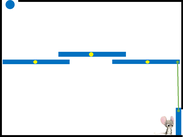
#> input picture images/Easy.png, 183 x 137 px, shrunk from 962 x 722 before the run, found by its file name
$ python MovementTest.py
#> lines starting #> are read from the running program, lines starting #| are printed output that depends on the picture; after the words box and inside, x2 and y2 are one past the last pixel; in counts of white or black regions, pixels touching at a corner belong together
### loader/ImageLoader.py
import os
from enum import Enum

import numpy as np
import cv2 as cv
from objects.Colors import Colors

class Difficulty(Enum):
    root_path = os.path.dirname(__file__)
    EASY = os.path.join(root_path, 'images', 'Easy.png')
    MEDIUM = os.path.join(root_path, "images", "Medium.png")
    MEDIUM_FAST = os.path.join(root_path, "images", "Medium_Fast.png")
    HARD = os.path.join(root_path, "images", "Hard.png")
    HARD_REV = os.path.join(root_path, "images", "Hard_Rev.png")
    TEST = os.path.join(root_path, "images", "Test.png")
    TEST_SMALL = os.path.join(root_path, "images", "Test_Small.png")
    TEST_SMALL_2 = os.path.join(root_path, "images", "Test_Small_2.png")
    TEST_5_1 = os.path.join(root_path, "images", "5_1.png")
    CENTEROID = os.path.join(root_path, "images", "Centeroid_Check.png")

    B = os.path.join(root_path, "images", "B.png")
    G = os.path.join(root_path, "images", "G.png")
    L = os.path.join(root_path, "images", "L.png")

    Dropandtip = os.path.join(root_path, "images", "DropAndTip.png")
    Liquid = os.path.join(root_path, "images", "Liquid.png")
    Liquid2 = os.path.join(root_path, "images", "Liquid_2.png")
    Scatter = os.path.join(root_path, "images", "Scatter.png")

def load_image(Difficulty):
    """
    Blue [255. 0. 0.]
    Yellow [255. 255. 0.]
    Green [0. 128. 0.]

    Black [0. 0. 0.]
    White [255. 255. 255.]

    Red discarded

    in BGR color space.

    :param Difficulty: Enum for images path
    :return: original_image, new_image(color matched), binary_image
    """
    print("Loading Image with difficulty : ", Difficulty.name)
    original_image = np.array(cv.imread(Difficulty.value))
#> original_image is the input picture: shape (137, 183, 3); mean B, G, R 239.7, 236.8, 231.9
    print("Image dimension : ", original_image.shape)
#| Image dimension :  (137, 183, 3)

    new_image, binary_image, color_matrix = aggregate_colors(original_image)

    return original_image, new_image, binary_image, color_matrix

# [42 lines left out: functions reload, reload_colors, not called in this run]


def aggregate_colors(image):
    """

    :param image: image in numpy array
    :return: new_image, integer_image(experimental)
    """
    new_img = np.zeros(shape=image.shape)
    binary_image = np.zeros(shape=(len(image), len(image[0])))
#> binary_image: shape (137, 183) float64; every value is 0

    # g, b(blue), y, w, d(black)
    color_matrix = np.zeros(shape=(len(image), len(image[0])), dtype=str)
    for row in range(len(image)):
        row_len = len(image[row])
        for pix in range(row_len):
            r = image[row][pix][2]
            g = image[row][pix][1]
            b = image[row][pix][0]

            # Black boost
            if r < 5 and g < 5 and b < 5:
                new_img[row][pix] = np.array([0., 0., 0.])
                color_matrix[row][pix] = "d"
            # White boost
            elif r > 250 and g > 250 and b > 250:
                new_img[row][pix] = np.array([255., 255., 255.])
                color_matrix[row][pix] = "w"

            # Blue designation
            elif r + 10 < b and g + 10 < b:
                # Yellow designation
                if g > 240 and r > 240:
                    new_img[row][pix] = np.array([0., 255., 255.])
                    color_matrix[row][pix] = "y"
                else:
                    new_img[row][pix] = np.array([255., 0., 0.])
                    color_matrix[row][pix] = "b"

            # Green designation
            elif r + 10 < g and b + 10 < g:
                # Yellow
                if g > 240 and r > 240:
                    new_img[row][pix] = np.array([0., 255., 255.])
                    color_matrix[row][pix] = "y"
                # Green
                else:
                    new_img[row][pix] = np.array([0., 128., 0.])
                    color_matrix[row][pix] = "g"

            elif g + 10 < r and b + 10 < r:
                # Yellow designation
                if g > 240 and r > 240:
                    new_img[row][pix] = np.array([0., 255., 255.])
                    color_matrix[row][pix] = "y"
                # Red designation convert red to white
                else:
                    new_img[row][pix] = np.array([255., 255., 255.])
                    color_matrix[row][pix] = "w"
            else:
                new_img[row][pix] = np.array([255., 255., 255.])
                color_matrix[row][pix] = "w"

            # binary image
            if r > 240 and g > 240 and b > 240:
                binary_image[row][pix] = np.array(255)
            else:
                binary_image[row][pix] = np.array(0)
#> this loop made 137 passes
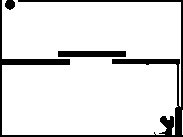
#> binary_image: shape (137, 183) float64; 88.5% white; 3 black regions, box (x1, y1, x2, y2) and area: (0, 0, 183, 137) 2397, (58, 51, 126, 57) 408, (5, 0, 15, 10) 79
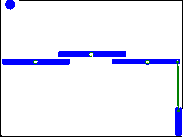
#> new_img: shape (137, 183, 3) float64; mean B, G, R 247.7, 234.5, 233.8

    return new_img, binary_image, color_matrix


# [18 lines left out: functions show_image, show_image, print_color_matrix, not called in this run]

### detector/ObjectDetector.py
import numpy as np
import cv2 as cv
from objects.Object import Object

class ObjectDetector:
    def __init__(self, aggregated_image, binary_image, color_matrix):
        self.aggregated_image = aggregated_image
        self.binary_image = binary_image
        self.color_matrix = color_matrix

        self.objects_array = []
        self.objects = {}
        self.objects_by_color = {}

        self.row_len = len(self.aggregated_image)
#> self.row_len = 137
        self.col_len = len(self.aggregated_image[0])
#> self.col_len = 183

        self.color_list = ["d", "b", "g", "y"]

        self.label_plane = np.full(shape=(self.row_len, self.col_len), fill_value=0)

    def scan_image(self):
        self.color_segregated, self.segregated_binary = self.segregate_by_color()
        self.find_connected_components()

        print("Identified ", len(self.objects_array), "objects")

    def segregate_by_color(self):
        segregated = {}
        segregated_binary = {}

        for color in self.color_list:
            tmp_cordinates = []
            tmp_binary = np.full(shape=(self.row_len, self.col_len), fill_value=0)

            for row in range(self.row_len):
                for pix in range(self.col_len):
                    if self.color_matrix[row][pix] == color:
                        #print(color, end=" ")
                        tmp_cordinates.append((row, pix))
                        tmp_binary[row][pix] = 255
                    else:
                        pass
                        #print(" ", end=" ")
                #print()

            segregated[color] = tmp_cordinates
            segregated_binary[color] = tmp_binary
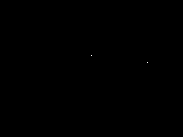
#> tmp_binary: shape (137, 183) int64; 0.01% white in thin lines or dots, all inside (x1, y1, x2, y2) = (91, 55, 148, 63)
#> after the loop, segregated = 4 items; segregated_binary = 4 items

        return segregated, segregated_binary # dict

    def find_connected_components(self):
        self.label_counter = 1

        for color in self.color_list:
            binary = self.segregated_binary[color]
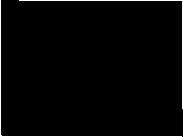
#> binary: shape (137, 183) int64; 2.4% white in thin lines or dots
            cv.imwrite("./tmp_" + color + ".PNG", binary)
            image = cv.imread("./tmp_" + color + ".PNG", cv.CV_8UC1)
            self.cv_find(image, color)

    def cv_find(self, image, color):
#> called with color = 'd'
        ret, thresh = cv.threshold(image, 0, 255, cv.THRESH_BINARY + cv.THRESH_OTSU)
#> ret = 0
        # You need to choose 4 or 8 for connectivity type
        connectivity = 8
        # Perform the operation
        output = cv.connectedComponentsWithStats(thresh, connectivity, cv.CV_32S)
        # Get the results
        # The first cell is the number of labels
        num_labels = output[0]
#> num_labels = 3
        # The second cell is the label matrix
        labels = output[1]
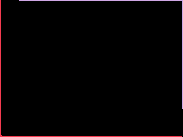
#> labels: shape (137, 183) int32; 3 distinct labels, from 0 to 2; one colour per label, 0 black
        # The third cell is the stat matrix
        stats = output[2]
#> stats = [[1, 0, 182, 137, 24480], [0, 0, 182, 137, 319], [19, 0, 164, 109, 272]]
        # The fourth cell is the centroid matrix
        centroids = output[3]
#> centroids = [[91.05, 68.01], [51.64, 106.8], [132.9, 21.64]]

        self.gather_coordinates(labels, num_labels, color)

    def gather_coordinates(self, labels, num_labels, color):
#> called with num_labels = 3, color = 'd'
        for l in range(1, num_labels):
            tmp_array = []
            for row in range(len(labels)):
                for pix in range(len(labels[0])):
                    if labels[row][pix] == l:
                        tmp_array.append((row, pix))
                        self.label_plane[row][pix] = self.label_counter

            obj = Object(self.label_counter)
            obj.coordinates = tmp_array
            obj.set_color(color)

            self.objects[self.label_counter] = obj
            self.objects_array.append(obj)

            self.label_counter += 1
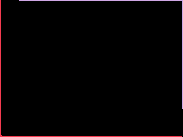
#> self.label_plane: shape (137, 183) int64; 3 distinct labels, from 0 to 2; one colour per label, 0 black
#> after the loop, self.label_counter = 3
#| Identified  15 objects
#> `objects = obj_detector.get_objects()`: objects = 15 items

    def drop_small_objects(self):
        print(self.color_segregated)
        print(self.segregated_binary)

    # [10 lines left out: functions remove_object, print_label_plane, not called in this run]

    def get_objects(self):
        return self.objects

    def get_objects_array(self):
        return self.objects_array

    def get_label_plane(self):
        return self.label_plane

### objects/Object.py
from threading import Thread

class Object:
    def __init__(self, object_id):
        self.object_id = object_id

        # Coordinates of all pixels an object currently occupying
        self.coordinates = []
        self.boundaries = []
        self.internal_neighbors = []
        self.external_neighbors = []
        self.centroid = None

        self.pixel_occupation = 0

        # by default
        self.color = "w"

        # An object with collision_lock set to True cannot move further
        self.collision_lock = False
        self.unstable = False
        self.pivoted = False
        self.string_attached = False

        self.pivoted_by = 0
        self.front_end = []
        self.back_end = []
        self.width = 0
        #
        self.upper_object = None
        self.bottom_object = None
        self.point_of_impact = None

    def object_post_processing(self):
        self.size = len(self.coordinates)

    def get_id(self):
        return self.object_id

    def set_color(self, color):
        self.color = color

    def insert_coordinate(self, coordinate):
        self.coordinates.append(coordinate)

    def get_coordinates(self):
        return self.coordinates

    def get_color(self):
        return self.color

    def get_size(self):
        return self.size

    # [6 lines left out: function print_properties, not called in this run]

### movements/Movements.py
def move_object_right(object):
    for idx in range(len(object.coordinates)):
        x = object.coordinates[idx][0]
        y = object.coordinates[idx][1] + 1

        object.coordinates.remove((x, y - 1))
        object.coordinates.insert(idx, (x, y))

# [23 lines left out: functions move_object_left, move_object_up, move_object_down, not called in this run]

### tests/MovementTest.py
from loader.ImageLoader import *
from detector.ObjectDetector import ObjectDetector
from movements.Movements import *

original, new, binary, color_matrix = load_image(Difficulty.EASY)

obj_detector = ObjectDetector(new, binary, color_matrix)
obj_detector.scan_image()

objects = obj_detector.get_objects()

object_to_move = objects[1]

move_object_right(object_to_move)
